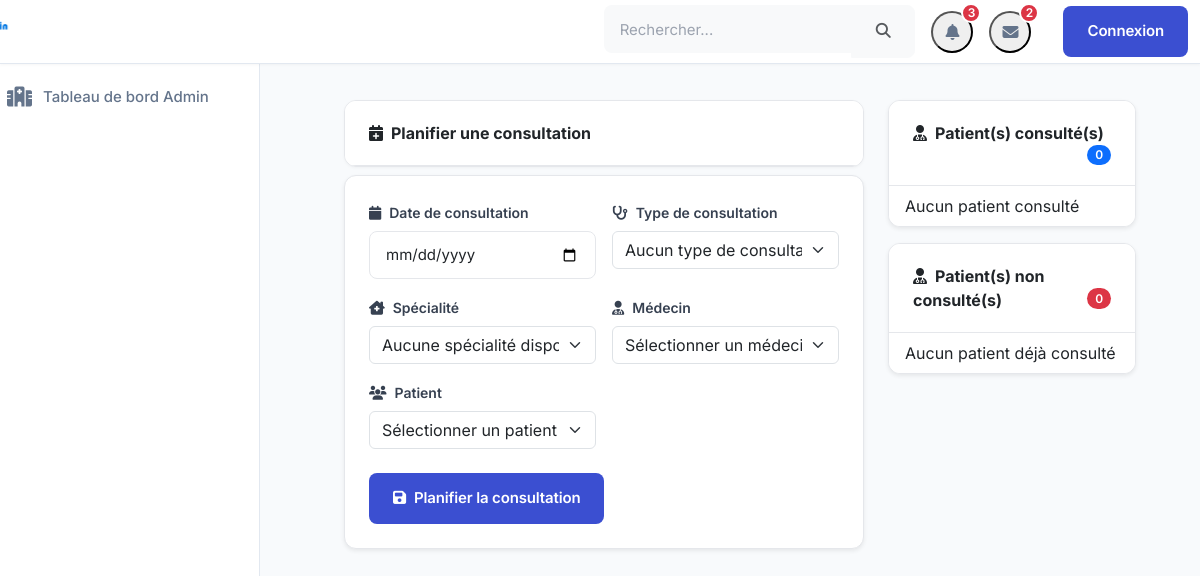
The app's page /core/plan_consultation/, older data.
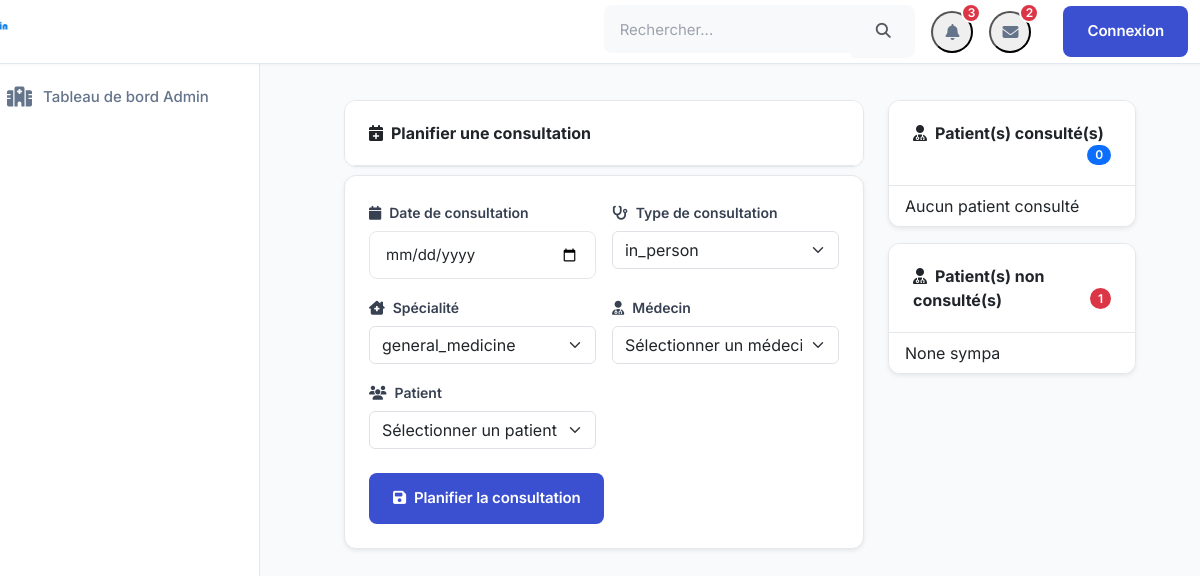
The same page, newer data.
### core/models.py (models this page shows, shortened)
class Patients(models.Model):
    MERITAL_STATUS = [
        ("Single","Célibataire"),
        ("Married","Marié(e)"),
        ("Widowed","Veuf(vue)"),
        ("Divorced","Divorcé(e)"),
    ]
    CONSULTATION_STATUS = [
        ("En attente de consultation","En attente de consultation"),
        ("Consultation effectuée","Consultation effectuée"),
        ("Consultation annulée","Consultation annulée"),
        ("Consultation terminée","Consultation terminée"),
    ]
    user = models.OneToOneField(settings.AUTH_USER_MODEL, on_delete=models.CASCADE, related_name='patient', null=True, blank=True)
    name = models.CharField(max_length=255, null=True, blank=True)
    first_name = models.CharField(max_length=255)
    last_name = models.CharField(max_length=255, null=True, blank=True)
    birth_date = models.DateField(null=True, blank=True)
    gender = models.CharField(max_length=10, choices=GENDER_CHOICES, null=True, blank=True)
    phone_number = models.CharField(max_length=20, null=True, blank=True)
    email = models.EmailField(null=True, blank=True)
    reference = models.CharField(max_length=255, null=True, blank=True)
    created_at = models.DateTimeField(auto_now_add=True)
    status = models.CharField(max_length=10, choices=MERITAL_STATUS, null=True, blank=True)
    occupation = models.CharField(max_length=255, null=True, blank=True)
    nationality = models.CharField(max_length=255, null=True, blank=True)
    consultation_status = models.CharField(max_length=255, choices=CONSULTATION_STATUS, default="En attente de consultation")
    emergency_contact_name = models.CharField(max_length=255, null=True, blank=True)
    emergency_contact_phone = models.CharField(max_length=20, null=True, blank=True)
    address = models.TextField(null=True, blank=True)
    medical_history = models.TextField(null=True, blank=True)
    allergies = models.TextField(null=True, blank=True)
    blood_group = models.CharField(max_length=10, null=True, blank=True)
    insurance_provider = models.CharField(max_length=255, null=True, blank=True)
    insurance_number = models.CharField(max_length=255, null=True, blank=True)
    updated_at = models.DateTimeField(auto_now=True)
    class Meta:
        ordering = ["-created_at"]

### core/views.py (the view, shortened to what this page needs)
# urls.py: path('plan_consultation/', plan_consultation, name='plan_consultation'),
def plan_consultation(request):
    patients = Patients.objects.all()
    doctors = Doctor.objects.all()
    specialties = Specialty.objects.all()
    consultation_types = ConsultationType.objects.all()
    consulted = Patients.objects.filter(consultation_status="Consultation effectuée")
    not_consulted = Patients.objects.filter(consultation_status="En attente de consultation")
    context = {
        'doctors': doctors,
        'specialties': specialties,
        'patients': patients,
        'consulted': consulted,
        'not_consulted': not_consulted,
        'consultation_types': consultation_types
    }
    return render(request, 'core/plan_consultation.html', context)

### doctors/context_processors.py (called while the page is built)
def active_consultation(request):
    return {
        'active_consultation': getattr(request, 'active_consultation', None)
    }

### core/templates/core/plan_consultation.html (shortened to what the changed rows need)
{% extends 'core/base.html' %}
{% block content %}
    <div class="container mt-4">
        <div class="row">
            <div class="col-md-8">
                <div class="card shadow-sm">
                    <div class="card-body overflow-auto" style="max-height: 70vh;">
                        <form method="POST" class="needs-validation" novalidate>
                            <div class="row g-3">
                                <div class="col-md-6">
                                    <label class="form-label"><i class="fas fa-stethoscope me-2"></i>Type de consultation</label>
                                    <select name="consultation_type" class="form-select" required>
                                        {% for consultation_type in consultation_types %}
                                            <option value="{{ consultation_type.id }}">{{ consultation_type.name|default:"Consultation générale" }}</option>
                                        {% empty %}
                                            <option value="">Aucun type de consultation disponible</option>
                                        {% endfor %}
                                    </select>
                                </div>
                                <div class="col-md-6">
                                    <label class="form-label"><i class="fas fa-clinic-medical me-2"></i>Spécialité</label>
                                    <select name="specialty" class="form-select" required>
                                        {% for specialty in specialties %}
                                            <option value="{{ specialty.id }}">{{ specialty.name }}</option>
                                        {% empty %}
                                            <option value="">Aucune spécialité disponible</option>
                                        {% endfor %}
                                    </select>
                                </div>
                            </div>
                        </form>
                    </div>
                </div>
            </div>
            <div class="col-md-4">
                <div class="card shadow-sm mt-3">
                    <div class="card-header">
                        <span class="fw-bold"><i class="fas fa-user-md me-2"></i>Patient(s) non consulté(s)</span>
                        <span class="badge rounded-pill bg-danger float-end">{{ not_consulted|length }}</span>
                    </div>
                    <ul class="list-group list-group-flush">
                        {% for patient in not_consulted %}
                            <li class="list-group-item">{{ patient.name }} {{ patient.first_name }} {{ patient.last_name }} </li>
                        {% empty %}
                            <li class="list-group-item">Aucun patient déjà consulté</li>
                        {% endfor %}
                    </ul>
                </div>
            </div>
        </div>
    </div>
{% endblock %}

Row changes from the older to the newer data that the page shows:
added Patients: name "None", first_name "sympa"
Text that changed along with them:
form field consultation_type: "Aucun type de consultation disponible" → "in_person"
form field specialty: "Aucune spécialité disponible" → "general_medicine"
{{ not_consulted|length }}: "0" → "1"
text no longer shown: "Aucun patient déjà consulté"
